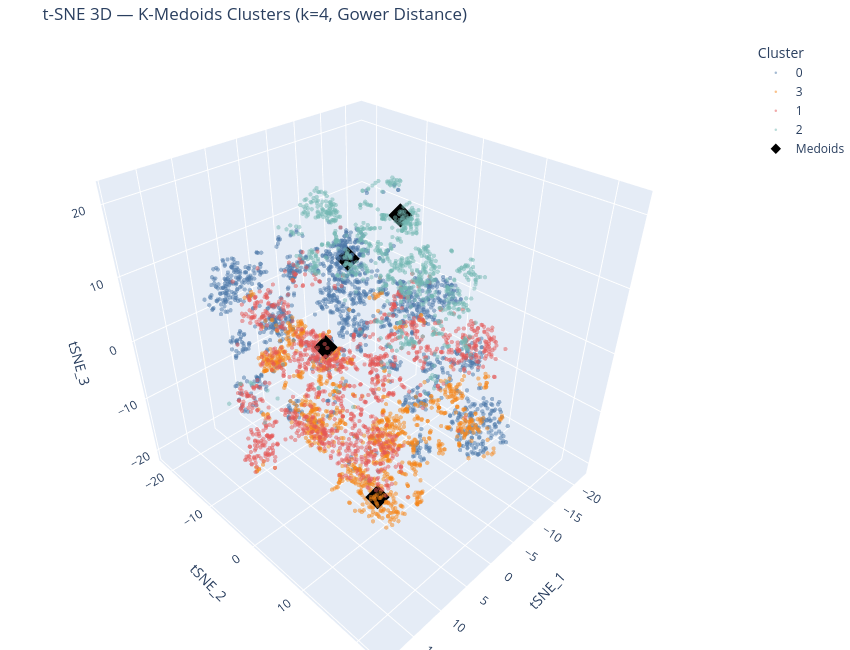

Write notebook code for a chart like this one.
### Code cell
tsne_3d_df = pd.DataFrame({
    'tSNE_1': Y_3d[:, 0],
    'tSNE_2': Y_3d[:, 1],
    'tSNE_3': Y_3d[:, 2],
    'Cluster': cluster_labels.astype(str)
})

fig_clusters = px.scatter_3d(
    tsne_3d_df, x='tSNE_1', y='tSNE_2', z='tSNE_3',
    color='Cluster',
    title=f't-SNE 3D — K-Medoids Clusters (k={N_CLUSTERS}, Gower Distance)',
    opacity=0.5,
    color_discrete_sequence=px.colors.qualitative.T10
)
fig_clusters.update_traces(marker=dict(size=2.5))

# ── Mark medoids ──────────────────────────────────────────────────────────────
fig_clusters.add_trace(go.Scatter3d(
    x=Y_3d[medoid_indices, 0],
    y=Y_3d[medoid_indices, 1],
    z=Y_3d[medoid_indices, 2],
    mode='markers',
    marker=dict(size=8, color='black', symbol='diamond'),
    name='Medoids'
))

fig_clusters.update_layout(
    width=850, height=650,
    margin=dict(l=0, r=0, b=0, t=40)
)
fig_clusters.show()

### Figure 1 — Plotly figure (JSON) as saved in the notebook; plotly's stock layout.template omitted (floating-point values rounded to 4 significant figures; data arrays with more than 128 entries replaced by an {"elided": "..."} marker saying what was removed)
{"data": [{"hovertemplate": "Cluster=0<br>tSNE_1=%{x}<br>tSNE_2=%{y}<br>tSNE_3=%{z}<extra></extra>", "legendgroup": "0", "marker": {"color": "#4C78A8", "opacity": 0.5, "size": 2.5, "symbol": "circle"}, "mode": "markers", "name": "0", "scene": "scene", "showlegend": true, "type": "scatter3d", "x": {"elided": "1681 float values"}, "y": {"elided": "1681 float values"}, "z": {"elided": "1681 float values"}}, {"hovertemplate": "Cluster=3<br>tSNE_1=%{x}<br>tSNE_2=%{y}<br>tSNE_3=%{z}<extra></extra>", "legendgroup": "3", "marker": {"color": "#F58518", "opacity": 0.5, "size": 2.5, "symbol": "circle"}, "mode": "markers", "name": "3", "scene": "scene", "showlegend": true, "type": "scatter3d", "x": {"elided": "1197 float values"}, "y": {"elided": "1197 float values"}, "z": {"elided": "1197 float values"}}, {"hovertemplate": "Cluster=1<br>tSNE_1=%{x}<br>tSNE_2=%{y}<br>tSNE_3=%{z}<extra></extra>", "legendgroup": "1", "marker": {"color": "#E45756", "opacity": 0.5, "size": 2.5, "symbol": "circle"}, "mode": "markers", "name": "1", "scene": "scene", "showlegend": true, "type": "scatter3d", "x": {"elided": "1257 float values"}, "y": {"elided": "1257 float values"}, "z": {"elided": "1257 float values"}}, {"hovertemplate": "Cluster=2<br>tSNE_1=%{x}<br>tSNE_2=%{y}<br>tSNE_3=%{z}<extra></extra>", "legendgroup": "2", "marker": {"color": "#72B7B2", "opacity": 0.5, "size": 2.5, "symbol": "circle"}, "mode": "markers", "name": "2", "scene": "scene", "showlegend": true, "type": "scatter3d", "x": {"elided": "865 float values"}, "y": {"elided": "865 float values"}, "z": {"elided": "865 float values"}}, {"marker": {"color": "black", "size": 8, "symbol": "diamond"}, "mode": "markers", "name": "Medoids", "type": "scatter3d", "x": [-11.25, 10.74, -9.218, 5.551], "y": [-14.13, 5.52, -1.795, 8.827], "z": [4.109, 8.801, 15.95, -16.97]}], "layout": {"height": 650, "legend": {"title": {"text": "Cluster"}, "tracegroupgap": 0}, "margin": {"b": 0, "l": 0, "r": 0, "t": 40}, "scene": {"domain": {"x": [0, 1], "y": [0, 1]}, "xaxis": {"title": {"text": "tSNE_1"}}, "yaxis": {"title": {"text": "tSNE_2"}}, "zaxis": {"title": {"text": "tSNE_3"}}}, "title": {"text": "t-SNE 3D — K-Medoids Clusters (k=4, Gower Distance)"}, "width": 850}}
